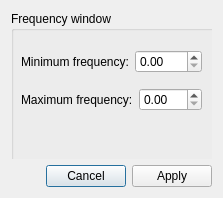
<?xml version="1.0" encoding="UTF-8"?>
<ui version="4.0">
 <class>DialogEpochsTFR</class>
 <widget class="QDialog" name="DialogEpochsTFR">
  <property name="geometry">
   <rect>
    <x>0</x>
    <y>0</y>
    <width>223</width>
    <height>198</height>
   </rect>
  </property>
  <property name="windowTitle">
   <string>TFR from epochs</string>
  </property>
  <layout class="QVBoxLayout" name="verticalLayout_2">
   <item>
    <widget class="QScrollArea" name="scrollArea">
     <property name="frameShape">
      <enum>QFrame::NoFrame</enum>
     </property>
     <property name="widgetResizable">
      <bool>true</bool>
     </property>
     <widget class="QWidget" name="scrollAreaWidgetContents">
      <property name="geometry">
       <rect>
        <x>0</x>
        <y>0</y>
        <width>205</width>
        <height>149</height>
       </rect>
      </property>
      <property name="minimumSize">
       <size>
        <width>197</width>
        <height>134</height>
       </size>
      </property>
      <widget class="QGroupBox" name="groupBoxFrequencies">
       <property name="geometry">
        <rect>
         <x>0</x>
         <y>0</y>
         <width>234</width>
         <height>211</height>
        </rect>
       </property>
       <property name="title">
        <string>Frequency window</string>
       </property>
       <widget class="QWidget" name="layoutWidget">
        <property name="geometry">
         <rect>
          <x>10</x>
          <y>30</y>
          <width>181</width>
          <height>81</height>
         </rect>
        </property>
        <layout class="QVBoxLayout" name="verticalLayout_6">
         <item>
          <layout class="QHBoxLayout" name="horizontalLayout_13">
           <item>
            <widget class="QLabel" name="labelMinFreq">
             <property name="text">
              <string>Minimum frequency:</string>
             </property>
            </widget>
           </item>
           <item>
            <widget class="QDoubleSpinBox" name="doubleSpinBox"/>
           </item>
          </layout>
         </item>
         <item>
          <layout class="QHBoxLayout" name="horizontalLayout_12">
           <item>
            <widget class="QLabel" name="labelMaxFreq">
             <property name="text">
              <string>Maximum frequency:</string>
             </property>
            </widget>
           </item>
           <item>
            <widget class="QDoubleSpinBox" name="doubleSpinBox_2"/>
           </item>
          </layout>
         </item>
        </layout>
       </widget>
      </widget>
     </widget>
    </widget>
   </item>
   <item>
    <layout class="QVBoxLayout" name="verticalLayout">
     <item>
      <widget class="QDialogButtonBox" name="buttonBox">
       <property name="orientation">
        <enum>Qt::Horizontal</enum>
       </property>
       <property name="standardButtons">
        <set>QDialogButtonBox::Apply|QDialogButtonBox::Cancel</set>
       </property>
      </widget>
     </item>
    </layout>
   </item>
  </layout>
 </widget>
 <resources/>
 <connections>
  <connection>
   <sender>buttonBox</sender>
   <signal>accepted()</signal>
   <receiver>DialogEpochsTFR</receiver>
   <slot>accept()</slot>
   <hints>
    <hint type="sourcelabel">
     <x>248</x>
     <y>254</y>
    </hint>
    <hint type="destinationlabel">
     <x>157</x>
     <y>274</y>
    </hint>
   </hints>
  </connection>
  <connection>
   <sender>buttonBox</sender>
   <signal>rejected()</signal>
   <receiver>DialogEpochsTFR</receiver>
   <slot>reject()</slot>
   <hints>
    <hint type="sourcelabel">
     <x>316</x>
     <y>260</y>
    </hint>
    <hint type="destinationlabel">
     <x>286</x>
     <y>274</y>
    </hint>
   </hints>
  </connection>
 </connections>
</ui>
